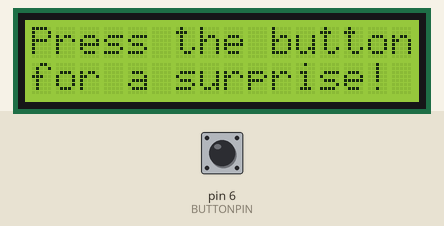
A sketch run on a simulated Arduino Uno, built with avr-gcc and run on an emulated ATmega328P. On the bench: 16×2 character LCD. The inputs (shaded band) are chosen by the test bench; at power-on: pin 6 (BUTTONPIN) LOW.

Above: at 1.2 s.
1.3 s: pin 6 (BUTTONPIN) pulled HIGH for 0.15 s
At 1.7 s:
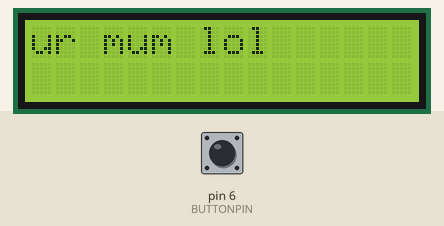
At 4.2 s:
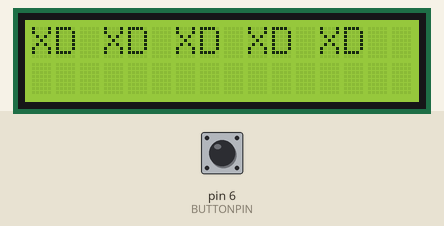
7.4 s: pin 6 (BUTTONPIN) pulled HIGH for 3.2 s
At 9.1 s:
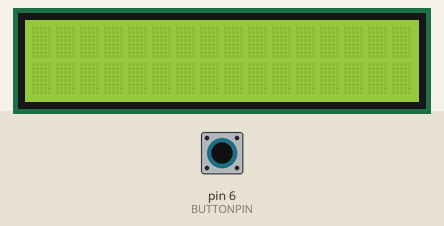
Timing chart, 0 to 10.6 s (numbered marks = the images above; inputs shaded):
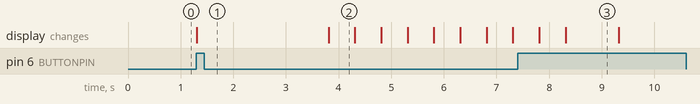

The sketch:

LCD_ur_mum_lol.ino
```cpp
/*
 Engineer: Michael Dubisz
 1/1/2019

 This program says "ur mum lol" and laughs at the user if they press the button.
*/

const int BUTTONPIN = 6;    //button connected to pin 6
// include the library code:
#include <LiquidCrystal.h>

// initialize the library by associating any needed LCD interface pin
// with the arduino pin number it is connected to
const int rs = 12, en = 11, d4 = 5, d5 = 4, d6 = 3, d7 = 2;
LiquidCrystal lcd(rs, en, d4, d5, d6, d7);

int buttonState = 0;

void setup() {

  pinMode(BUTTONPIN , INPUT);


  // set up the LCD's number of columns and rows:
  lcd.begin(16, 2);

}

void loop() {

  // Print a message to the LCD.
  lcd.print("Press the button");
  lcd.setCursor(0,1);
  lcd.print("for a surprise! ");

  buttonState = digitalRead(BUTTONPIN);

 if (buttonState) {
  lcd.clear();
  lcd.print("ur mum lol");

  delay(2500);

  lcd.clear();
  lcd.print("XD XD XD XD XD");
  delay (500);

  for (int i = 0; i < 4; i++){
    lcd.scrollDisplayRight();
    delay (500);
    lcd.scrollDisplayLeft();
    delay (500);
  }

  lcd.clear();
  delay (1000);
 }

}
```

Measured:
- after the input at 1.3 s, the display: changes at once (image 1)
- what the display in image 2 shows lasts 0.5 s, from 3.8 s to 4.3 s
- what the display in image 3 shows lasts 1.0 s, from 8.3 s to 9.3 s
